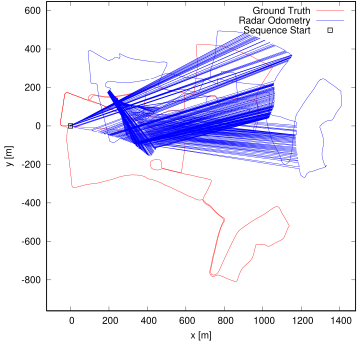

Source code (gnuplot):
set term postscript eps enhanced color
set output "10.eps"
set size ratio -1
set xrange [-124:1483]
set yrange [-961:647]
set xlabel "x [m]"
set ylabel "y [m]"
plot "10.txt" using 1:2 lc rgb "#FF0000" title 'Ground Truth' w lines,"10.txt" using 3:4 lc rgb "#0000FF" title 'Radar Odometry' w lines,"< head -1 10.txt" using 1:2 lc rgb "#000000" pt 4 ps 1 lw 2 title 'Sequence Start' w points
